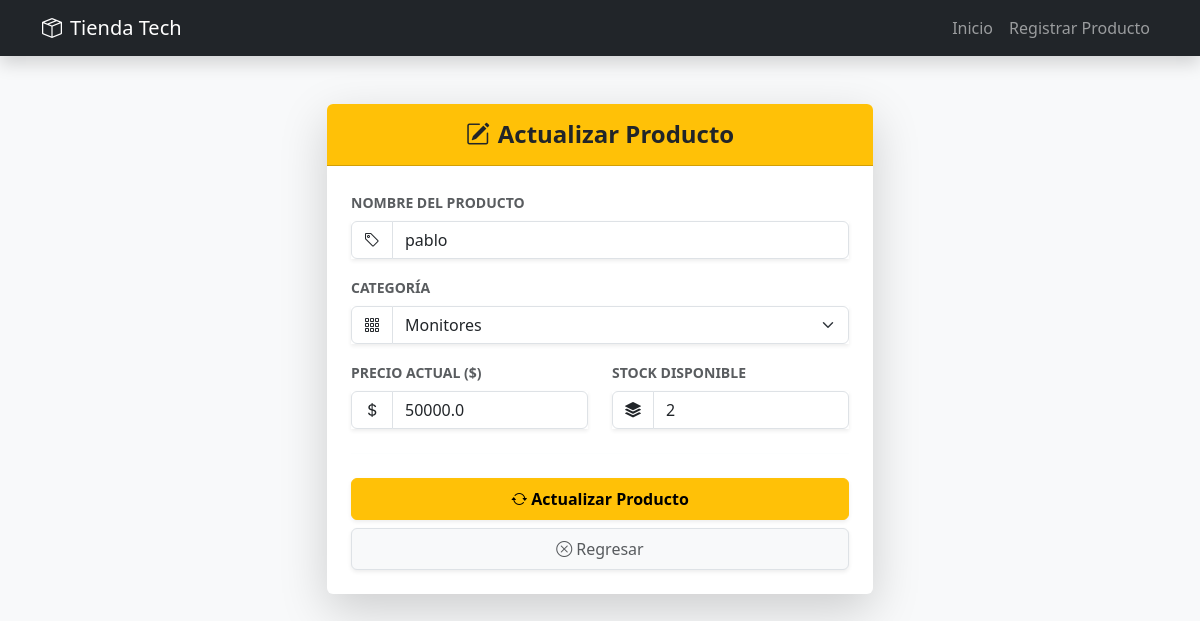
The page /editar/1 on the database its author committed.
### tables this page shows
CREATE TABLE productos (
            id INTEGER PRIMARY KEY AUTOINCREMENT,
            nombre TEXT NOT NULL,
            categoria TEXT NOT NULL,
            precio REAL NOT NULL,
            stock INTEGER NOT NULL
        );

### app.py (the view)
@app.route('/editar/<int:id>')
def editar(id):
    conn = get_db_connection()
    producto = conn.execute('SELECT * FROM productos WHERE id = ?', (id,)).fetchone()
    conn.close()
    if producto is None:
        return redirect(url_for('index'))
    return render_template('editar.html', producto=producto)

### database.py (called while the page is built)
def get_db_connection():
    conn = sqlite3.connect('inventario.db')
    conn.row_factory = sqlite3.Row
    return conn

### templates/editar.html (shortened to what this page needs)
{% extends 'base.html' %}
{% block content %}
<div class="row justify-content-center py-4">
    <div class="col-md-6">
        <div class="card shadow-lg border-0">
            <div class="card-header bg-warning text-dark text-center py-3 rounded-top">
                <h4 class="mb-0 fw-bold"><i class="bi bi-pencil-square me-2"></i>Actualizar Producto</h4>
            </div>
            <div class="card-body p-4">
                <form action="{{ url_for('actualizar') }}" method="POST">
                    <div class="mb-3">
                        <label class="form-label text-muted small fw-bold">NOMBRE DEL PRODUCTO</label>
                        <div class="input-group shadow-sm">
                            <span class="input-group-text bg-white"><i class="bi bi-tag"></i></span>
                            <input type="text" name="nombre" class="form-control" value="{{ producto['nombre'] }}" required>
                        </div>
                    </div>
                    <div class="mb-3">
                        <label class="form-label text-muted small fw-bold">CATEGORÍA</label>
                        <div class="input-group shadow-sm">
                            <span class="input-group-text bg-white"><i class="bi bi-grid-3x3-gap"></i></span>
                            <select name="categoria" class="form-select" required>
                                <option value="Monitores" {% if producto['categoria'] == 'Monitores' %}selected{% endif %}>Monitores</option>
                            </select>
                        </div>
                    </div>
                    <div class="row mb-3">
                        <div class="col-md-6">
                            <label class="form-label text-muted small fw-bold">PRECIO ACTUAL ($)</label>
                            <div class="input-group shadow-sm">
                                <span class="input-group-text bg-white"><i class="bi bi-currency-dollar"></i></span>
                                <input type="number" name="precio" step="0.01" class="form-control" value="{{ producto['precio'] }}" required>
                            </div>
                        </div>
                        <div class="col-md-6">
                            <label class="form-label text-muted small fw-bold">STOCK DISPONIBLE</label>
                            <div class="input-group shadow-sm">
                                <span class="input-group-text bg-white"><i class="bi bi-stack"></i></span>
                                <input type="number" name="stock" class="form-control" value="{{ producto['stock'] }}" required>
                            </div>
                        </div>
                    </div>
                    <hr class="my-4 text-muted border-light">
                    <div class="d-grid gap-2">
                        <button type="submit" class="btn btn-warning py-2 shadow-sm fw-bold">
                            <i class="bi bi-arrow-repeat me-1"></i>Actualizar Producto
                        </button>
                        <a href="{{ url_for('index') }}" class="btn btn-light py-2 border shadow-sm text-muted">
                            <i class="bi bi-x-circle me-1"></i>Regresar
                        </a>
                    </div>
                </form>
            </div>
        </div>
    </div>
</div>
{% endblock %}

### rows shown on the page
productos: nombre "pablo", categoria "Monitores", precio "50000.0", stock "2"
